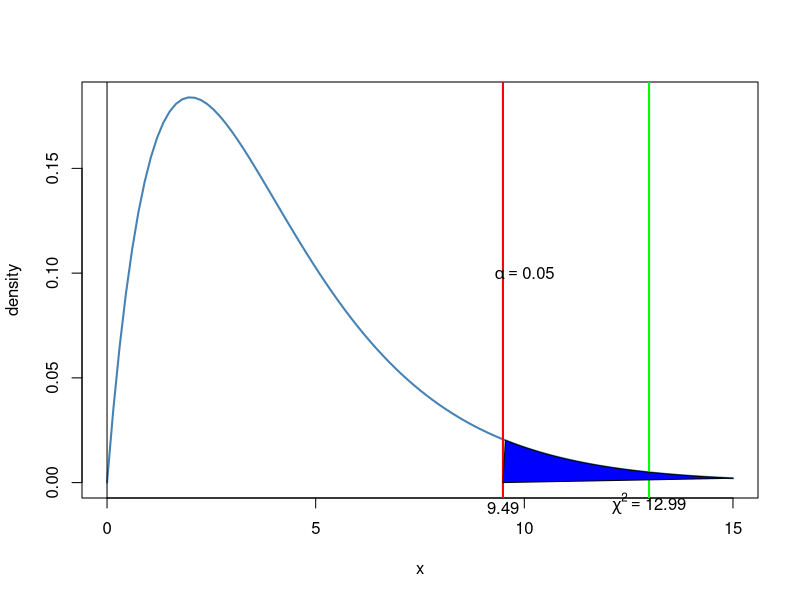

Generate this figure with R:
#apge no: 479-480
library(MASS)
obs_matrix<-matrix(c(111,96,91,96,133,150,48,61,53),ncol=3)
rownames(obs_matrix)<-c("comm_stud","four_y_stud","non_stud")
colnames(obs_matrix)<-c('hours13','hours46','hours79')
exp_matrix<-matrix(c(90.57,103.00,104.42,115.19,131.00,132.81,49.24,56.00,56.77),ncol=3)
rownames(exp_matrix)<-c("comm_stud","four_y_stud","non_stud")
colnames(exp_matrix)<-c('hours13','hours46','hours79')
no_r=nrow(obs_matrix)
no_c=ncol(obs_matrix)
df=(no_r-1)*(no_c-1)
t_stat=0
for(i in 1:dim(obs_matrix)[1])
    {
    for(j in 1:dim(obs_matrix)[2])
      {
      x=(obs_matrix[i,j]-exp_matrix[i,j])^2/exp_matrix[i,j]
      t_stat=t_stat+x
  }
}
print(paste("critical value",round(t_stat,2)))
print(paste("df =",df))
alpha=0.05
t_critical=qchisq(1-alpha,df=df)
if(t_stat<=t_critical)
{
  print("Accept H0")
}else
{
  print("Reject H0")
}
x<-seq(0,15,length=100)
curve(dchisq(x,df=df),from=0,to=15,
      ylab="density",
      lwd=2,
      col='steelblue')
y<-dchisq(x,df=df)
abline(v=0)
abline(v=t_critical,lwd=2,col='red')
abline(v=t_stat,lwd=2,col='green')
polygon(c(x[x>=t_critical],t_critical ),c(y[x>=t_critical],0),col="blue")
text(10,0.1,expression(alpha ==0.05))
mtext((expression(chi^2==12.99)),side=1,at=t_stat,cex=1)
mtext(round(t_critical,2),side=1,at=t_critical,cex=1)
